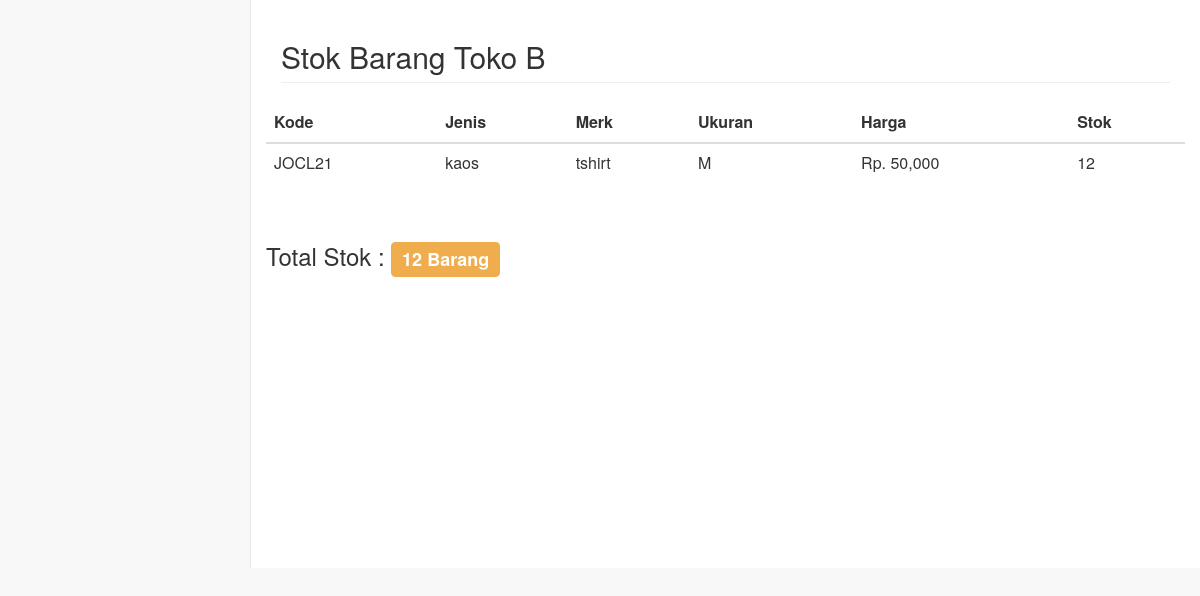
Page /LihatStok/stokDetail.php?toko=B on the committed database.
### tables this page shows
CREATE TABLE `barang` (
  `idBarang` int(6) NOT NULL,
  `kode` varchar(6) NOT NULL,
  `ukuran` varchar(8) DEFAULT NULL,
  `jumlah` int(6) NOT NULL,
  `harga` int(8) NOT NULL,
  `jenisBarang` varchar(40) NOT NULL,
  `toko` varchar(10) NOT NULL,
  `merk` varchar(30) NOT NULL
);

### LihatStok/stokDetail.php (the view, shortened to what this page needs)
<?php
	include "../koneksi.php";
	$toko=$_GET['toko'];
?>
<html>
<head>
    <link href="../vendor/bootstrap/css/bootstrap.min.css" rel="stylesheet">
    <link href="../vendor/metisMenu/metisMenu.min.css" rel="stylesheet">
	<link href="../dist/css/sb-admin-2.css" rel="stylesheet">
	<link href="../vendor/font-awesome/css/font-awesome.min.css" rel="stylesheet" type="text/css">
</head>
<body>
<div id="page-wrapper">
  <div class="row">
    <div class="col-lg-12">
      <h2 class="page-header">Stok Barang Toko <?php echo $toko; ?></h2>
    </div>
  </div>
<div class="row">
	<?php
		$qryTampil = mysqli_query($con,"select * from barang where toko='$toko' and jumlah>0 order by jenisBarang asc, merk asc, ukuran asc;");
		$qryHitung = mysqli_query($con,"select sum(jumlah) from barang where toko='$toko' and jumlah>0;");
		$dtaHit = mysqli_fetch_row($qryHitung);
	?>
      <table class="table table-hover table-responsive">
        <thead>
          <tr>
            <th>Kode</th>
            <th>Jenis</th>
            <th>Merk</th>
            <th>Ukuran</th>
		      	<th>Harga</th>
            <th>Stok</th>
          </tr>
        </thead>
        <tbody>
        <?php
          while ($dta = mysqli_fetch_array($qryTampil)) {
            echo '<tr>
              <td>'.$dta['kode'].'</td>
              <td>'.$dta['jenisBarang'].'</td>
			  <td>'.$dta['merk'].'</td>
              <td>'.$dta['ukuran'].'</td>
              <td>Rp. '.number_format($dta['harga']).'</td>
			  <td>'.$dta['jumlah'].'</td>
            </tr>';
          }
        ?>
        </tbody>
      </table>
	  <br>
	  <h3>
        Total Stok :
        <span class="label label-warning">
          <?php
			if(isset($dtaHit[0])){
				echo $dtaHit[0]." Barang";
			} else {
				echo "0 Barang";
			}
			?>
        </span>
      </h3>
</div>
</div>
</body>
</html>

### rows in the picture
barang: kode "JOCL21", jenisBarang "kaos", merk "tshirt", ukuran "M", harga "50,000", jumlah "12"

### other values in the picture
$toko "B"
$dtaHit[0] "12"
